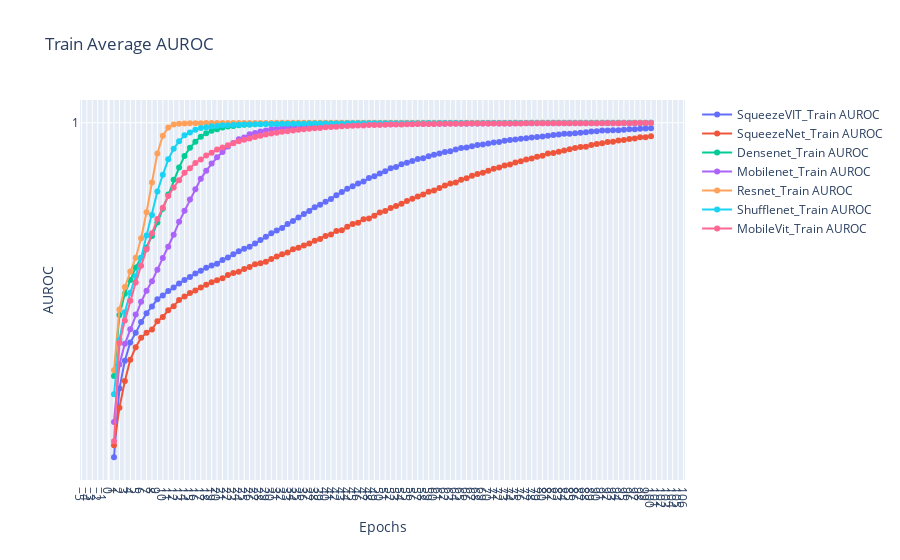

Notebook code cell kept with this figure:
### Code cell
fig = go.Figure()
for exps in train_auroc_data.keys():
    # plt.plot(epochs, loss_data[exps][0], label=exps + 'Train Loss', marker='o')
    # plt.plot(epochs, loss_data[exps][1], label=exps + 'Validation Loss', marker='o')
    # fig.add_trace(go.Scatter(x=epochs, y=auroc_data[exps][0], mode='lines+markers', name=exps + '_Train Loss'))
    fig.add_trace(go.Scatter(x=epochs, y=train_auroc_data[exps], mode='lines+markers', name=exps + '_Train AUROC'))
# fig.add_trace(go.Scatter(x=epochs, y=train_loss, mode='lines+markers', name='Train Loss'))
# fig.add_trace(go.Scatter(x=epochs, y=val_loss, mode='lines+markers', name='Validation Loss'))

fig.update_layout(
    title='Train Average AUROC',
    xaxis_title='Epochs',
    yaxis_title='AUROC',
    xaxis=dict(tickmode='linear'),
    yaxis=dict(tickmode='linear'),
    # legend=dict(x=0, y=1),
    # grid=dict(),
)

fig.show()
